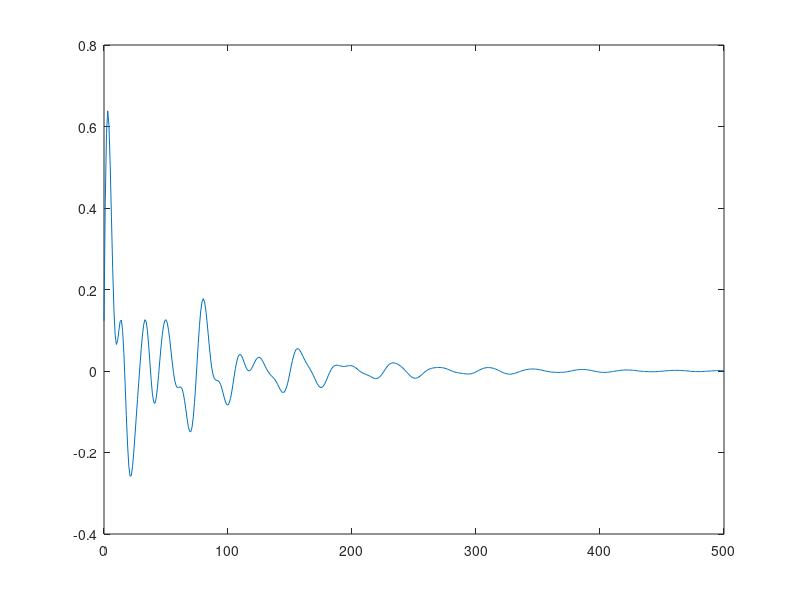
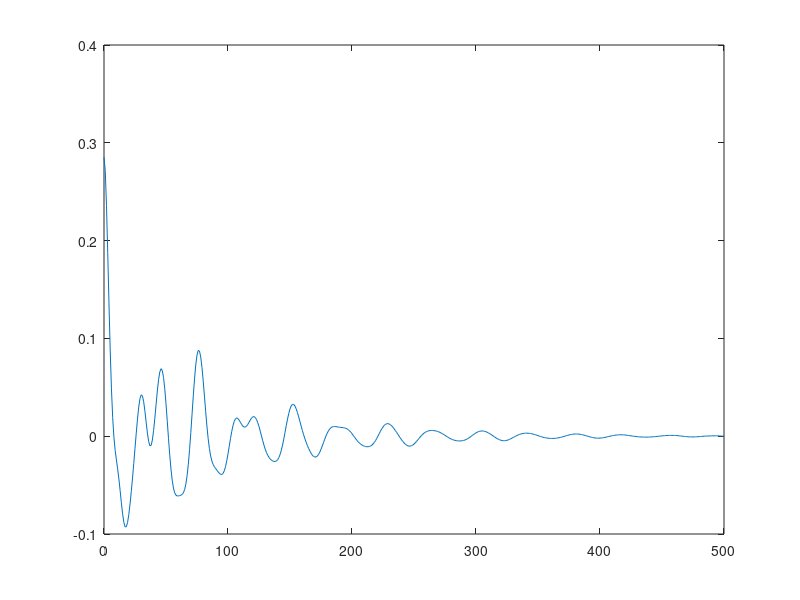

Write the MATLAB code that produced these figures, in order. (Note: this script raises an error after producing the figures.)
%PM8 Model
%Model PM8: Basic model for Malin-Round Mtn MW response to Brake060700A (positive gain)
polN = ...
[-0.15419956706393 + 2.43691280436634i;
 -0.15419956706393 - 2.43691280436634i;
 -0.09754281439425 + 1.66058598793799i;
 -0.09754281439425 - 1.66058598793799i;
 -0.20420514486904 + 4.17533672226152i;
 -0.20420514486904 - 4.17533672226152i;
 -0.80977979323152 + 4.77815826036951i;
 -0.80977979323152 - 4.77815826036951i;
 -0.93559712934217 + 2.41744059422614i;
 -0.93559712934217 - 2.41744059422614i;
 -0.21773720547956 + 3.50367820274193i;
 -0.21773720547956 - 3.50367820274193i;
 -0.20380215340867 + 5.10532348969056i;
 -0.20380215340867 - 5.10532348969056i;
 -0.48401505410779 + 6.53044206852783i;
 -0.48401505410779 - 6.53044206852783i];
resN = ...
[-0.06481880377600 + 0.08402103193323i;
 -0.06481880377600 - 0.08402103193323i;
 -0.03401862116192 + 0.06850146990542i;
 -0.03401862116192 - 0.06850146990542i;
  0.00257847075459 + 0.11031507438192i;
  0.00257847075459 - 0.11031507438192i;
 -0.26787066673572 + 0.15803841601557i;
 -0.26787066673572 - 0.15803841601557i;
  0.24791301549663 + 0.13501750601199i;
  0.24791301549663 - 0.13501750601199i;
  0.02181405038964 + 0.00841169160788i;
  0.02181405038964 - 0.00841169160788i;
  0.01184359971217 - 0.00655104907378i;
  0.01184359971217 + 0.00655104907378i;
  0.02125660608642 - 0.01898113797930i;
  0.02125660608642 + 0.01898113797930i];
  resN=-resN;  %Reverse model gain (initially negative) 
  thru=0;
  %find the transfer function
  [b,a]=residue(resN,polN,0);
  b=real(b);
  %b=b/a(1);
  %a=a/a(1);
  Fs=10;
  T=1/Fs;
  L=50*Fs;
  %find the impulse response
  for k=0:L
     h(k+1)=resN.'*exp(polN*T*k);
  end
  h=real(h);
  %figure 1 impulse response
  figure(1)
  plot(0:L,real(h))
  %pause
  %approximate the correlation function using conv
  hrev=h(length(h):-1:1);
  rconvmethod=conv(h,hrev)/Fs;
  %figure 2 approximate correlation function
  figure(2)
  plot(0:L,rconvmethod((L+1):(2*L+1)))
  %compute the true correlation function
  %%[r,junk,junk]=TrueCovS(b,a,L,Fs);
  [r,junk,junk]=RtrueCt(b,a,L,Fs);
  %figure 3 both the approximate and true
  figure(3)
  plot(0:L,r,'b',0:L,rconvmethod((L+1):(2*L+1)),'r')
  %plot(0:6000,r/max(r),'b',0:6000,rconvmethod(6001:12001)/max(rconvmethod),'r')
  %figure 4 the true autocorrelation function
  figure(4)
  plot(0:L,r)

%*********************************************************************
%variance of correlation estimate
N=30*60*Fs;  %30 minutes
figure(5)
rvar=rvariance(r,N);
plot(0:L,rvar)   %fig. 5 variance

figure(6)
plot(0:L,r,0:L,sqrt(rvar));  
figure(7)
plot(0:L,r,'-',0:L,r+sqrt(rvar),'--',0:L,r-sqrt(rvar),'--')
%*********************************************************************
